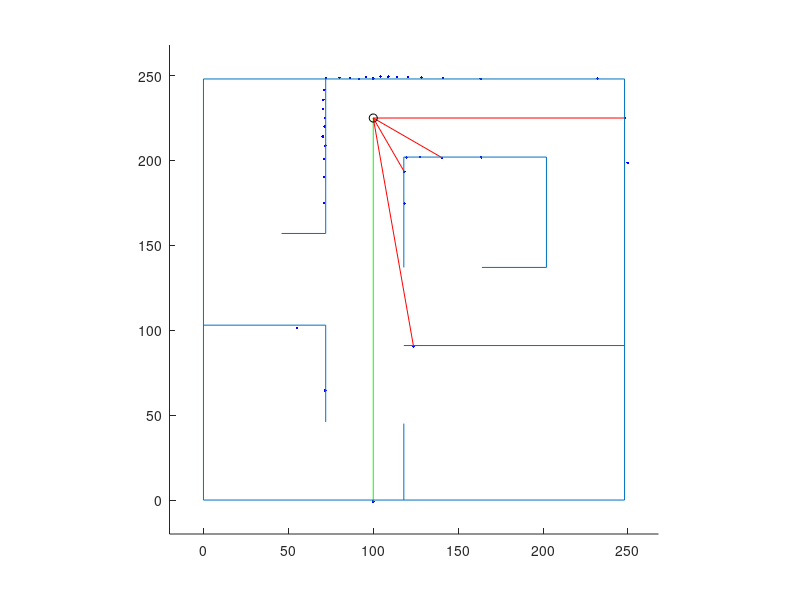

MATLAB code to generate this figure: (Note: this script raises an error after producing the figure.)
cla, clc, clear
hold on

%%% Field Walls are set up here as a list of line segments %%%
max_dim = 248; % Maximum field dimensions in centimeters
axis([-20,max_dim+20,-20,max_dim+20])
axis square

% Wall structure [x1,y1;x2,y2] end points of line segment
outer_wall1 = [0,0;0,max_dim];
outer_wall2 = [0,0;max_dim,0];
outer_wall3 = [0,max_dim;max_dim,max_dim];
outer_wall4 = [max_dim,0;max_dim,max_dim];
outer_walls = [outer_wall1;outer_wall2;outer_wall3;outer_wall4];

island_wall1 = [202,137;202,202];
island_wall2 = [118,137;118,202];
island_wall3 = [118,202;202,202];
island_wall4 = [164,137;202,137];
island_walls = [island_wall1;island_wall2;island_wall3;island_wall4];

lr_wall1 = [118,91;max_dim,91];
lr_wall2 = [118,45;118,0];
lr_walls = [lr_wall1;lr_wall2];

ll_wall1 = [0,103;72,103];
ll_wall2 = [72,103;72,46];
ll_walls = [ll_wall1;ll_wall2];

ur_wall1 = [72,157;72,max_dim];
ur_wall2 = [46,157;72,157];
ur_walls = [ur_wall1;ur_wall2];

field_walls = [outer_walls;island_walls;lr_walls;ll_walls;ur_walls];

%%% Initialization parameters for robot and sensor %%%
r_pose_start = [100,225,(pi/180)*(-90)]; % Starting pose of the robot
r_pose = r_pose_start;
num_readings = 36; % Number of sensor readings
angle_increment = 10*(pi/180); % Angular displacement between readings in radians
v = 0; % Linear Velocity, cm/sec
om = 0; % Angular Velocity, rad/sec
dt = 0.25; % Time step
pause(1)

% *** ITERATE THROUGH POSITIONS *** %
for t = 0:dt:5000
    cla
    laser_r = ones(length(field_walls)/2,num_readings);
    laser_r = laser_r.*1e3;

    for index = 1:num_readings
        angle = index*angle_increment + r_pose(3);
        for iter = 1:2:length(field_walls) % USING ASSUMPTION OF PARALLEL AND PERPENDICULAR WALLS
             if field_walls(iter,1) == field_walls(iter+1,1) % x components are the same
                 x_wall = field_walls(iter,1);
                 y_wall_proj = tan(angle)*(x_wall - r_pose(1)) + r_pose(2);
                 y_wall_max = max([field_walls(iter,2),field_walls(iter+1,2)]);
                 y_wall_min = min([field_walls(iter,2),field_walls(iter+1,2)]);
                 if (sign(cos(angle)) == sign(x_wall - r_pose(1))) || (tan(angle) > 1e10)
                     if (y_wall_proj <= y_wall_max) && (y_wall_proj >= y_wall_min) % if the projection lands on the wall
                        laser_r((iter+1)/2,index) = sqrt((x_wall - r_pose(1)).^2 + (y_wall_proj - r_pose(2)).^2);
                        %line(field_walls(iter:iter+1,1),field_walls(iter:iter+1,2),'Color','g')
                        %plot(x_wall, y_wall_proj,'r+')
                     end
                 end
             else % y components are the same
                 y_wall = field_walls(iter,2);
                 x_wall_proj = (y_wall - r_pose(2))/tan(angle) + r_pose(1);
                 x_wall_max = max([field_walls(iter,1),field_walls(iter+1,1)]);
                 x_wall_min = min([field_walls(iter,1),field_walls(iter+1,1)]);
                 if (sign(sin(angle)) == sign(y_wall - r_pose(2))) || (tan(angle) > 1e10)
                     if (x_wall_proj <= x_wall_max) && (x_wall_proj >= x_wall_min) % if the projection lands on the wall
                         if (angle == 90*(pi/180)) && (y_wall < r_pose(2))
                             continue
                         end
                         if (angle == 270*(pi/180)) && (y_wall > r_pose(2))
                             continue
                         end
                         laser_r((iter+1)/2,index) = sqrt((y_wall - r_pose(2)).^2 + (x_wall_proj - r_pose(1)).^2);
                         %line(field_walls(iter:iter+1,1),field_walls(iter:iter+1,2),'Color','r')
                         %plot(x_wall_proj, y_wall,'g+')
                     end
                 end
             end
        end
    end

    laser_rp = zeros(1,num_readings);
    for index = 1:num_readings
        laser_rp(index) = min(laser_r(:,index));
            laser_rp(index) = laser_rp(index) + 2*rand(1);
    end

    laser_xy = zeros(num_readings,2);
    for index = 1:num_readings
        angle = index*angle_increment + r_pose(3);
        laser_xy(index,:) = [laser_rp(index)*cos(angle) + r_pose(1),laser_rp(index)*sin(angle) + r_pose(2)];
    end

    %%% PLOT LASER LINES %%%
    for index = 1:num_readings
        % Show all laser lines
        %line([r_pose(1),laser_xy(index,1)],[r_pose(2),laser_xy(index,2)],'Color','r')
        % Show laser dots
        plot(laser_xy(:,1),laser_xy(:,2), 'b.')
    end
    %%% Show special laser lines in different colors %%%
    line([r_pose(1),laser_xy(36,1)],[r_pose(2),laser_xy(36,2)], 'Color','g') % Heading beam
    for index = [1, 3, 6, 9] % To add laser lines to display enter their index in the square bracket
        line([r_pose(1),laser_xy(index,1)],[r_pose(2),laser_xy(index,2)], 'Color','r')
    end
    
    %%% DRAW WALLS %%%
    for iter = 1:2:length(field_walls)
        line(field_walls(iter:iter+1,1),field_walls(iter:iter+1,2))
    end
    %%% PLOT ROBOT %%%
    plot(r_pose(1),r_pose(2),'ko')


    
    % *** Potential Field Navigation *** %
    vp = v;
    omp = om;
    [v, om] = PocLoc1(laser_rp);
    
    %%% MOTION NOISE %%%
    v = v + .2*rand(1);
    om = om + .01*rand(1);
    
    %%% MOTION DAMPENING %%%
    v = 0.1*v + 0.9*vp;
    om = 0.1*om + 0.9*omp;
    
    %%% MOTION MODEL %%%
    r_pose(3) = r_pose(3) + om*dt;
    r_pose(1) = r_pose(1) + v*cos(r_pose(3));
    r_pose(2) = r_pose(2) + v*sin(r_pose(3));
    
    pause(1/256)
end
